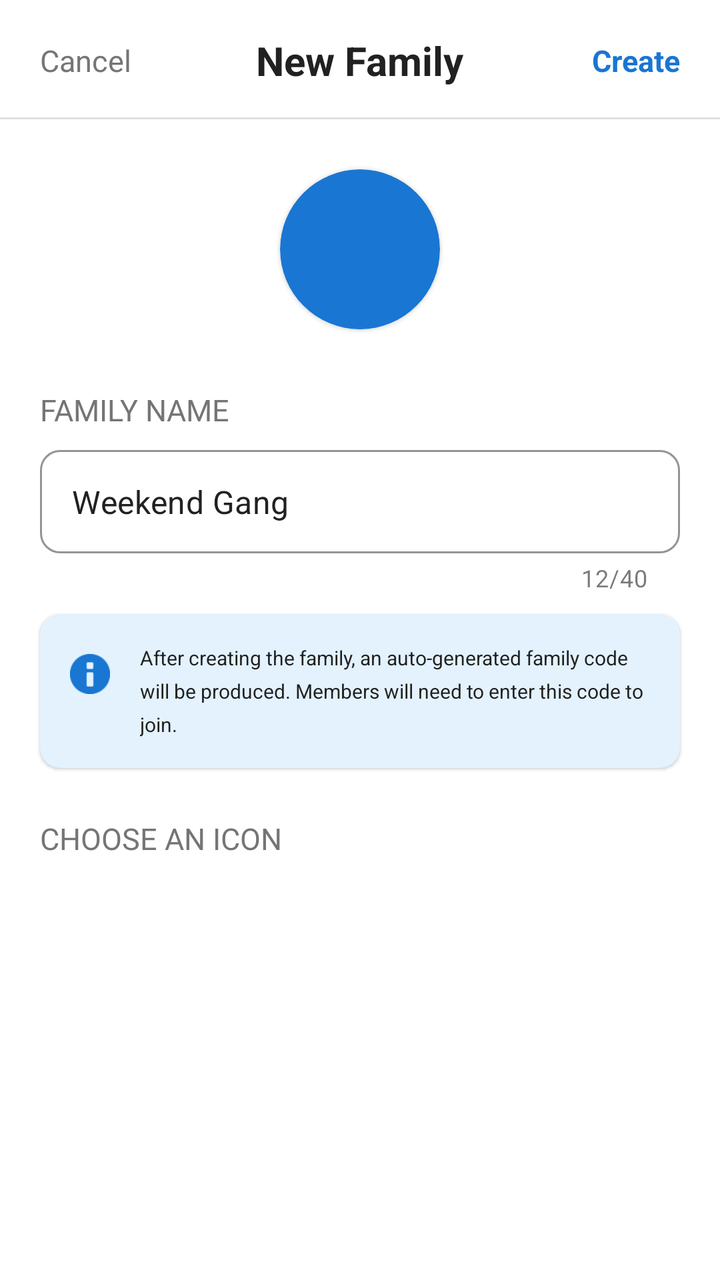
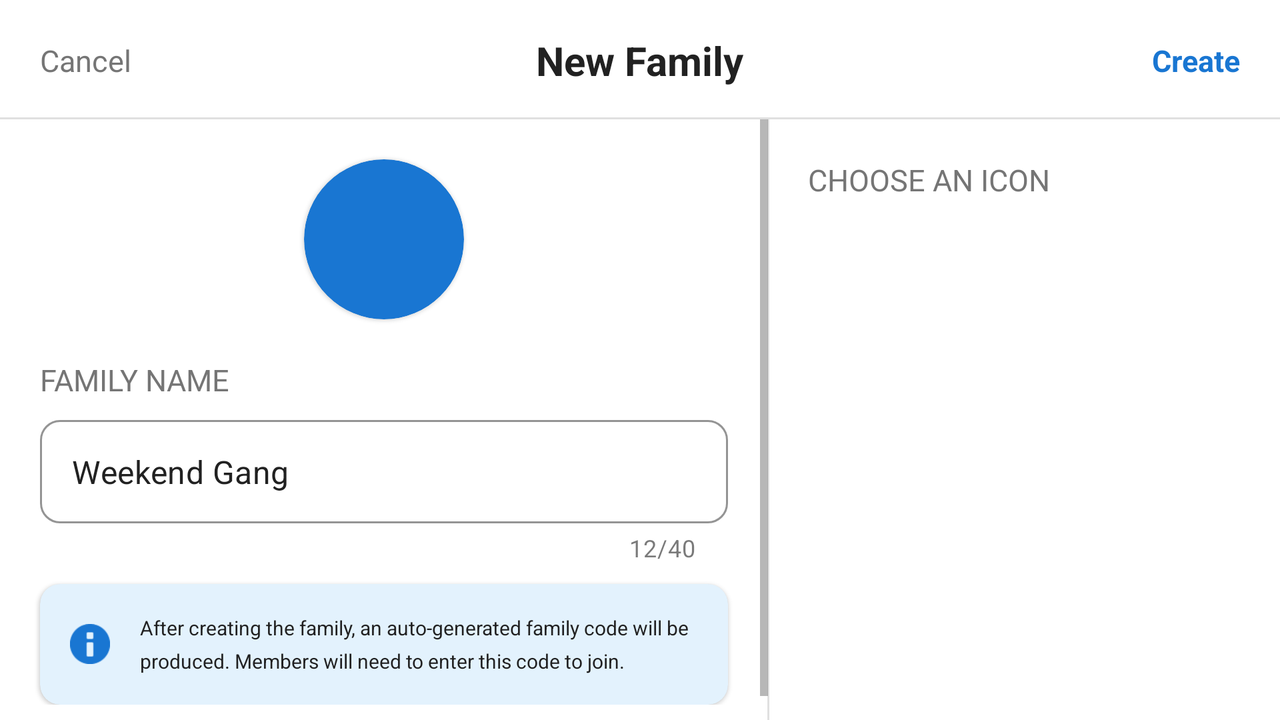

The same Android screen from two of the app's own layout files: first res/layout/ as a phone draws it, then the repository's variant for another configuration, drawn on a device whose configuration selects that folder. Both files follow.
<!-- AndroidManifest.xml: activity theme Theme.Nimons360 -->
<!-- res/layout/activity_create_family.xml -->
<?xml version="1.0" encoding="utf-8"?>
<FrameLayout
    xmlns:android="http://schemas.android.com/apk/res/android"
    xmlns:app="http://schemas.android.com/apk/res-auto"
    xmlns:tools="http://schemas.android.com/tools"
    android:layout_width="match_parent"
    android:layout_height="match_parent"
    android:background="?attr/colorSurface"
    tools:context=".ui.family.create.CreateFamilyActivity">

    <androidx.constraintlayout.widget.ConstraintLayout
        android:layout_width="match_parent"
        android:layout_height="match_parent">

        <TextView
            android:id="@+id/tvCancel"
            android:layout_width="wrap_content"
            android:layout_height="wrap_content"
            android:layout_marginStart="20dp"
            android:layout_marginTop="20dp"
            android:text="Cancel"
            android:textColor="?android:attr/textColorSecondary"
            android:textSize="15sp"
            app:layout_constraintStart_toStartOf="parent"
            app:layout_constraintTop_toTopOf="parent" />

        <TextView
            android:id="@+id/tvHeaderTitle"
            android:layout_width="wrap_content"
            android:layout_height="wrap_content"
            android:text="New Family"
            android:textColor="?android:attr/textColorPrimary"
            android:textSize="20sp"
            android:textStyle="bold"
            app:layout_constraintBottom_toBottomOf="@+id/tvCancel"
            app:layout_constraintEnd_toEndOf="parent"
            app:layout_constraintStart_toStartOf="parent"
            app:layout_constraintTop_toTopOf="@+id/tvCancel" />

        <TextView
            android:id="@+id/tvCreate"
            android:layout_width="wrap_content"
            android:layout_height="wrap_content"
            android:layout_marginEnd="20dp"
            android:text="Create"
            android:textColor="?attr/colorPrimary"
            android:textSize="15sp"
            android:textStyle="bold"
            app:layout_constraintBottom_toBottomOf="@+id/tvCancel"
            app:layout_constraintEnd_toEndOf="parent"
            app:layout_constraintTop_toTopOf="@+id/tvCancel" />

        <View
            android:id="@+id/dividerHeader"
            android:layout_width="match_parent"
            android:layout_height="1dp"
            android:layout_marginTop="15dp"
            android:background="?android:attr/listDivider"
            app:layout_constraintTop_toBottomOf="@+id/tvHeaderTitle" />

        <com.google.android.material.card.MaterialCardView
            android:id="@+id/cvSelectedIcon"
            android:layout_width="80dp"
            android:layout_height="80dp"
            android:layout_marginTop="25dp"
            app:cardBackgroundColor="?attr/colorPrimary"
            app:cardCornerRadius="50dp"
            app:layout_constraintEnd_toEndOf="parent"
            app:layout_constraintStart_toStartOf="parent"
            app:layout_constraintTop_toBottomOf="@+id/dividerHeader">

            <ImageView
                android:id="@+id/ivSelectedIcon"
                android:layout_width="match_parent"
                android:layout_height="match_parent"
                android:layout_gravity="center"
                android:padding="10dp"
                tools:src="@drawable/ic_launcher_foreground" />
        </com.google.android.material.card.MaterialCardView>

        <TextView
            android:id="@+id/tvFamilyNameLabel"
            android:layout_width="wrap_content"
            android:layout_height="wrap_content"
            android:layout_marginStart="20dp"
            android:layout_marginTop="30dp"
            android:text="FAMILY NAME"
            android:textColor="?android:attr/textColorSecondary"
            android:textSize="15sp"
            app:layout_constraintStart_toStartOf="parent"
            app:layout_constraintTop_toBottomOf="@+id/cvSelectedIcon" />

        <com.google.android.material.textfield.TextInputLayout
            android:id="@+id/tilFamilyName"
            style="@style/Widget.MaterialComponents.TextInputLayout.OutlinedBox"
            android:layout_width="match_parent"
            android:layout_height="wrap_content"
            android:layout_marginHorizontal="20dp"
            android:layout_marginTop="10dp"
            app:boxCornerRadiusBottomEnd="10dp"
            app:boxCornerRadiusBottomStart="10dp"
            app:boxCornerRadiusTopEnd="10dp"
            app:boxCornerRadiusTopStart="10dp"
            app:boxStrokeColor="?attr/colorPrimary"
            app:counterEnabled="true"
            app:counterMaxLength="40"
            app:hintEnabled="false"
            app:layout_constraintTop_toBottomOf="@+id/tvFamilyNameLabel">

            <com.google.android.material.textfield.TextInputEditText
                android:id="@+id/etFamilyName"
                android:layout_width="match_parent"
                android:layout_height="wrap_content"
                android:inputType="textCapWords"
                android:paddingVertical="15dp"
                android:textColor="?android:attr/textColorPrimary"
                tools:text="Weekend Gang" />
        </com.google.android.material.textfield.TextInputLayout>

        <com.google.android.material.card.MaterialCardView
            android:id="@+id/cvInfoBox"
            android:layout_width="match_parent"
            android:layout_height="wrap_content"
            android:layout_marginHorizontal="20dp"
            android:layout_marginTop="10dp"
            app:cardBackgroundColor="@color/blue_100"
            app:cardCornerRadius="10dp"
            app:layout_constraintTop_toBottomOf="@+id/tilFamilyName">

            <LinearLayout
                android:layout_width="match_parent"
                android:layout_height="wrap_content"
                android:orientation="horizontal"
                android:padding="15dp">

                <ImageView
                    android:layout_width="20dp"
                    android:layout_height="20dp"
                    android:layout_marginEnd="15dp"
                    android:layout_marginTop="5dp"
                    app:tint="?attr/colorPrimary"
                    android:src="@android:drawable/ic_dialog_info" />

                <TextView
                    android:layout_width="wrap_content"
                    android:layout_height="wrap_content"
                    android:text="After creating the family, an auto-generated family code will be produced. Members will need to enter this code to join."
                    android:textColor="?android:attr/textColorPrimary"
                    android:textSize="10sp"
                    android:lineSpacingExtra="5dp" />
            </LinearLayout>
        </com.google.android.material.card.MaterialCardView>

        <TextView
            android:id="@+id/tvChooseIconLabel"
            android:layout_width="wrap_content"
            android:layout_height="wrap_content"
            android:layout_marginStart="20dp"
            android:layout_marginTop="25dp"
            android:text="CHOOSE AN ICON"
            android:textColor="?android:attr/textColorSecondary"
            android:textSize="15sp"
            app:layout_constraintStart_toStartOf="parent"
            app:layout_constraintTop_toBottomOf="@+id/cvInfoBox" />

        <androidx.recyclerview.widget.RecyclerView
            android:id="@+id/rvIcons"
            android:layout_width="match_parent"
            android:layout_height="0dp"
            android:layout_marginHorizontal="20dp"
            android:layout_marginTop="10dp"
            android:layout_marginBottom="15dp"
            app:layoutManager="androidx.recyclerview.widget.GridLayoutManager"
            app:spanCount="5"
            tools:listitem="@layout/item_icon_picker"
            app:layout_constraintBottom_toBottomOf="parent"
            app:layout_constraintTop_toBottomOf="@+id/tvChooseIconLabel" />

    </androidx.constraintlayout.widget.ConstraintLayout>

</FrameLayout>
<!-- resources referenced by this layout -->
<resources>
  <color name="blue_100">#E3F2FD</color>
  <style name="Theme.Nimons360" parent="Theme.MaterialComponents.DayNight.NoActionBar">
  
          <item name="colorPrimary">@color/blue_600</item>
          <item name="colorPrimaryVariant">@color/blue_800</item>
          <item name="colorOnPrimary">@color/white</item>
  
          <item name="colorSecondary">@color/blue_600</item>
          <item name="colorSecondaryVariant">@color/blue_800</item>
          <item name="colorOnSecondary">@color/white</item>
  
          <item name="android:colorBackground">@color/grey_50</item>
          <item name="colorSurface">@color/white</item>
          <item name="colorOnSurface">@color/grey_900</item>
  
          <item name="android:textColorPrimary">@color/grey_900</item>
          <item name="android:textColorSecondary">@color/grey_600</item>
          <item name="android:textColorHint">@color/grey_600</item>
  
          <item name="colorError">@color/red_600</item>
          <item name="colorOnError">@color/white</item>
  
      </style>
  <color name="blue_600">#1976D2</color>
  <color name="blue_800">#115293</color>
  <color name="white">#FFFFFF</color>
  <color name="grey_50">#F8F9FA</color>
  <color name="grey_900">#212121</color>
  <color name="grey_600">#757575</color>
  <color name="red_600">#D32F2F</color>
</resources>
<!-- res/layout-land/activity_create_family.xml (the repository's variant of the layout above) -->
<!-- drawn on the phone turned sideways -->
<?xml version="1.0" encoding="utf-8"?>
<FrameLayout
    xmlns:android="http://schemas.android.com/apk/res/android"
    xmlns:app="http://schemas.android.com/apk/res-auto"
    xmlns:tools="http://schemas.android.com/tools"
    android:layout_width="match_parent"
    android:layout_height="match_parent"
    android:background="?attr/colorSurface"
    tools:context=".ui.family.create.CreateFamilyActivity">

    <androidx.constraintlayout.widget.ConstraintLayout
        android:layout_width="match_parent"
        android:layout_height="match_parent">

        <TextView
            android:id="@+id/tvCancel"
            android:layout_width="wrap_content"
            android:layout_height="wrap_content"
            android:layout_marginStart="20dp"
            android:layout_marginTop="20dp"
            android:text="Cancel"
            android:textColor="?android:attr/textColorSecondary"
            android:textSize="15sp"
            app:layout_constraintStart_toStartOf="parent"
            app:layout_constraintTop_toTopOf="parent" />

        <TextView
            android:id="@+id/tvHeaderTitle"
            android:layout_width="wrap_content"
            android:layout_height="wrap_content"
            android:text="New Family"
            android:textColor="?android:attr/textColorPrimary"
            android:textSize="20sp"
            android:textStyle="bold"
            app:layout_constraintBottom_toBottomOf="@+id/tvCancel"
            app:layout_constraintEnd_toEndOf="parent"
            app:layout_constraintStart_toStartOf="parent"
            app:layout_constraintTop_toTopOf="@+id/tvCancel" />

        <TextView
            android:id="@+id/tvCreate"
            android:layout_width="wrap_content"
            android:layout_height="wrap_content"
            android:layout_marginEnd="20dp"
            android:text="Create"
            android:textColor="?attr/colorPrimary"
            android:textSize="15sp"
            android:textStyle="bold"
            app:layout_constraintBottom_toBottomOf="@+id/tvCancel"
            app:layout_constraintEnd_toEndOf="parent"
            app:layout_constraintTop_toTopOf="@+id/tvCancel" />

        <View
            android:id="@+id/dividerHeader"
            android:layout_width="match_parent"
            android:layout_height="1dp"
            android:layout_marginTop="15dp"
            android:background="?android:attr/listDivider"
            app:layout_constraintTop_toBottomOf="@+id/tvHeaderTitle" />

        <androidx.constraintlayout.widget.Guideline
            android:id="@+id/guidelineCenter"
            android:layout_width="wrap_content"
            android:layout_height="wrap_content"
            android:orientation="vertical"
            app:layout_constraintGuide_percent="0.6" />

        <View
            android:id="@+id/dividerVertical"
            android:layout_width="1dp"
            android:layout_height="0dp"
            android:background="?android:attr/listDivider"
            app:layout_constraintBottom_toBottomOf="parent"
            app:layout_constraintEnd_toEndOf="@id/guidelineCenter"
            app:layout_constraintStart_toStartOf="@id/guidelineCenter"
            app:layout_constraintTop_toBottomOf="@id/dividerHeader" />

        <ScrollView
            android:layout_width="0dp"
            android:layout_height="0dp"
            android:fillViewport="true"
            app:layout_constraintBottom_toBottomOf="parent"
            app:layout_constraintEnd_toStartOf="@id/guidelineCenter"
            app:layout_constraintStart_toStartOf="parent"
            app:layout_constraintTop_toBottomOf="@id/dividerHeader">

            <androidx.constraintlayout.widget.ConstraintLayout
                android:layout_width="match_parent"
                android:layout_height="wrap_content"
                android:paddingBottom="20dp">

                <com.google.android.material.card.MaterialCardView
                    android:id="@+id/cvSelectedIcon"
                    android:layout_width="80dp"
                    android:layout_height="80dp"
                    android:layout_marginTop="20dp"
                    app:cardBackgroundColor="?attr/colorPrimary"
                    app:cardCornerRadius="50dp"
                    app:layout_constraintEnd_toEndOf="parent"
                    app:layout_constraintStart_toStartOf="parent"
                    app:layout_constraintTop_toTopOf="parent">

                    <ImageView
                        android:id="@+id/ivSelectedIcon"
                        android:layout_width="match_parent"
                        android:layout_height="match_parent"
                        android:layout_gravity="center"
                        android:padding="10dp"
                        tools:src="@drawable/ic_launcher_foreground" />
                </com.google.android.material.card.MaterialCardView>

                <TextView
                    android:id="@+id/tvFamilyNameLabel"
                    android:layout_width="wrap_content"
                    android:layout_height="wrap_content"
                    android:layout_marginStart="20dp"
                    android:layout_marginTop="20dp"
                    android:text="FAMILY NAME"
                    android:textColor="?android:attr/textColorSecondary"
                    android:textSize="15sp"
                    app:layout_constraintStart_toStartOf="parent"
                    app:layout_constraintTop_toBottomOf="@+id/cvSelectedIcon" />

                <com.google.android.material.textfield.TextInputLayout
                    android:id="@+id/tilFamilyName"
                    style="@style/Widget.MaterialComponents.TextInputLayout.OutlinedBox"
                    android:layout_width="match_parent"
                    android:layout_height="wrap_content"
                    android:layout_marginHorizontal="20dp"
                    android:layout_marginTop="10dp"
                    app:boxCornerRadiusBottomEnd="10dp"
                    app:boxCornerRadiusBottomStart="10dp"
                    app:boxCornerRadiusTopEnd="10dp"
                    app:boxCornerRadiusTopStart="10dp"
                    app:boxStrokeColor="?attr/colorPrimary"
                    app:counterEnabled="true"
                    app:counterMaxLength="40"
                    app:hintEnabled="false"
                    app:layout_constraintTop_toBottomOf="@+id/tvFamilyNameLabel">

                    <com.google.android.material.textfield.TextInputEditText
                        android:id="@+id/etFamilyName"
                        android:layout_width="match_parent"
                        android:layout_height="wrap_content"
                        android:inputType="textCapWords"
                        android:paddingVertical="15dp"
                        android:textColor="?android:attr/textColorPrimary"
                        tools:text="Weekend Gang" />
                </com.google.android.material.textfield.TextInputLayout>

                <com.google.android.material.card.MaterialCardView
                    android:id="@+id/cvInfoBox"
                    android:layout_width="match_parent"
                    android:layout_height="wrap_content"
                    android:layout_marginHorizontal="20dp"
                    android:layout_marginTop="10dp"
                    app:cardBackgroundColor="@color/blue_100"
                    app:cardCornerRadius="10dp"
                    app:layout_constraintTop_toBottomOf="@+id/tilFamilyName">

                    <LinearLayout
                        android:layout_width="match_parent"
                        android:layout_height="wrap_content"
                        android:orientation="horizontal"
                        android:padding="15dp">

                        <ImageView
                            android:layout_width="20dp"
                            android:layout_height="20dp"
                            android:layout_marginEnd="15dp"
                            android:layout_marginTop="5dp"
                            app:tint="?attr/colorPrimary"
                            android:src="@android:drawable/ic_dialog_info" />

                        <TextView
                            android:layout_width="wrap_content"
                            android:layout_height="wrap_content"
                            android:lineSpacingExtra="5dp"
                            android:text="After creating the family, an auto-generated family code will be produced. Members will need to enter this code to join."
                            android:textColor="?android:attr/textColorPrimary"
                            android:textSize="10sp" />
                    </LinearLayout>
                </com.google.android.material.card.MaterialCardView>
            </androidx.constraintlayout.widget.ConstraintLayout>
        </ScrollView>

        <TextView
            android:id="@+id/tvChooseIconLabel"
            android:layout_width="wrap_content"
            android:layout_height="wrap_content"
            android:layout_marginStart="20dp"
            android:layout_marginTop="20dp"
            android:text="CHOOSE AN ICON"
            android:textColor="?android:attr/textColorSecondary"
            android:textSize="15sp"
            app:layout_constraintStart_toEndOf="@id/guidelineCenter"
            app:layout_constraintTop_toBottomOf="@+id/dividerHeader" />

        <androidx.recyclerview.widget.RecyclerView
            android:id="@+id/rvIcons"
            android:layout_width="0dp"
            android:layout_height="0dp"
            android:layout_marginHorizontal="20dp"
            android:layout_marginTop="10dp"
            android:layout_marginBottom="15dp"
            app:layoutManager="androidx.recyclerview.widget.GridLayoutManager"
            app:spanCount="5"
            tools:listitem="@layout/item_icon_picker"
            app:layout_constraintBottom_toBottomOf="parent"
            app:layout_constraintEnd_toEndOf="parent"
            app:layout_constraintStart_toEndOf="@id/guidelineCenter"
            app:layout_constraintTop_toBottomOf="@+id/tvChooseIconLabel" />

    </androidx.constraintlayout.widget.ConstraintLayout>
</FrameLayout>
